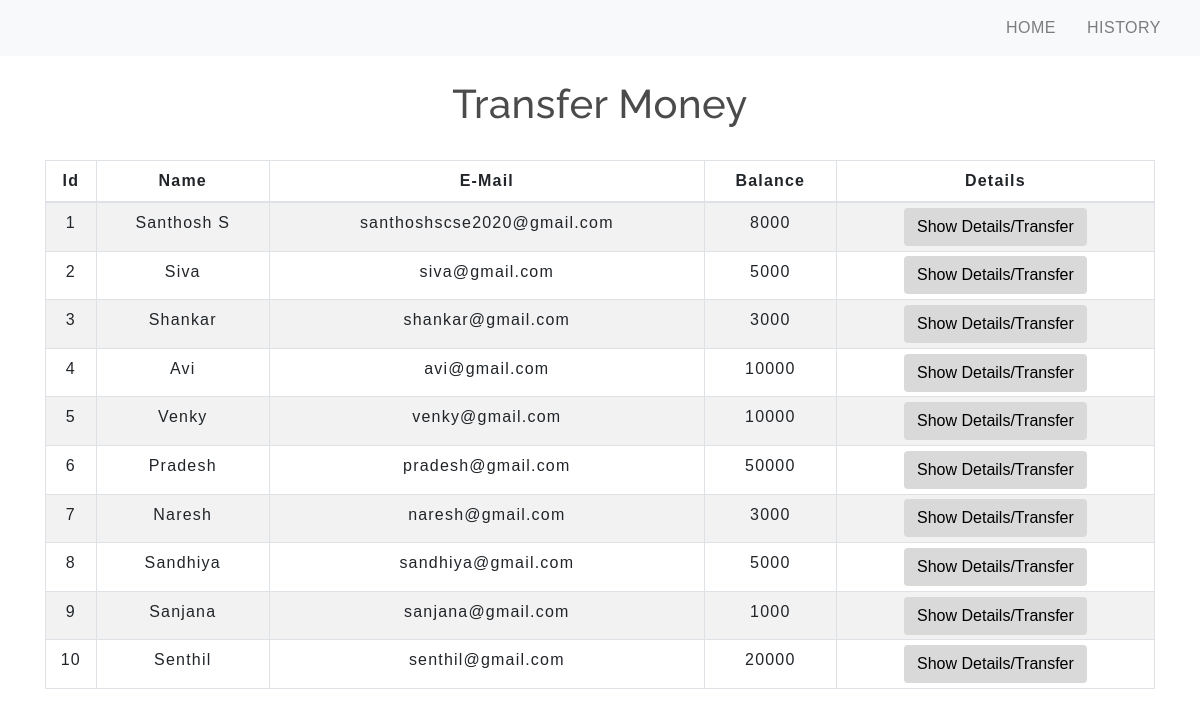
The app's page /transfermoney.php with its own data.
### tables this page shows
CREATE TABLE `users` (
  `id` int(5) NOT NULL,
  `name` text NOT NULL,
  `email` varchar(30) NOT NULL,
  `balance` int(8) NOT NULL
);

### transfermoney.php (the view, shortened to what this page needs)
<!DOCTYPE html>
<html lang="en">
<head>
    <link rel="stylesheet" href="https://maxcdn.bootstrapcdn.com/bootstrap/4.0.0/css/bootstrap.min.css">
    <link rel="stylesheet" type="text/css" href="css/table.css">
    <link rel="stylesheet" type="text/css" href="css/navbar.css">
</head>
<body>
<?php
    include 'config.php';
    $sql = "SELECT * FROM users";
    $result = mysqli_query($conn,$sql);
?>
<?php
  include 'navbar.php';
?>
<div class="container">
        <h2 class="text-center pt-4">Transfer Money</h2>
        <br>
            <div class="row">
                <div class="col">
                    <div class="table-responsive-sm">
                    <table class="table table-hover table-sm table-striped table-condensed table-bordered">
                        <thead>
                            <tr>
                            <th scope="col" class="text-center py-2">Id</th>
                            <th scope="col" class="text-center py-2">Name</th>
                            <th scope="col" class="text-center py-2">E-Mail</th>
                            <th scope="col" class="text-center py-2">Balance</th>
                            <th scope="col" class="text-center py-2">Details</th>
                            </tr>
                        </thead>
                        <tbody>
                <?php
                    while($rows=mysqli_fetch_assoc($result)){
                ?>
                    <tr>
                        <td class="py-2"><?php echo $rows['id'] ?></td>
                        <td class="py-2"><?php echo $rows['name']?></td>
                        <td class="py-2"><?php echo $rows['email']?></td>
                        <td class="py-2"><?php echo $rows['balance']?></td>
                        <td><a href="selecteduserdetail.php?id= <?php echo $rows['id'] ;?>"> <button type="button" class="btn">Show Details/Transfer</button></a></td>
                    </tr>
                <?php
                    }
                ?>
                        </tbody>
                    </table>
                    </div>
                </div>
            </div>
         </div>
</body>
</html>

### navbar.php (shortened to what this page needs)
<nav class="navbar navbar-expand-md navbar-light bg-light">
      <div class="collapse navbar-collapse" id="collapsibleNavbar">
            <ul class="navbar-nav ml-auto">
              <li class="nav-item">
                <a class="nav-link" href="index.php">HOME</a>
              </li>
              <li class="nav-item">
                <a class="nav-link" href="transactionhistory.php">HISTORY</a>
              </li>
          </div>
       </nav>

### css/table.css (style rules this page uses)
* { padding: 0; margin: 0; box-sizing: border-box; font-family: sans-serif; }
h2 { font-size: 40px; }
table { letter-spacing: 1.2px; }
td { text-align: center; }
button { border: none; background: #d9d9d9; transition: 1s; }

### css/navbar.css (style rules this page uses)
.nav-link { margin-right: 15px; color: #2F363F; letter-spacing: 0.5px; transition: 0.5s; }
h2 { color: #4C4B4B; letter-spacing: 0.5px; font-family: raleway; }

### transfermoney.php (style rules this page uses)
button { transition: 1.5s; }

### records on screen
users: id "1", name "Santhosh S", email "santhoshscse2020@gmail.com", balance "8000"
users: id "2", name "Siva", email "siva@gmail.com", balance "5000"
users: id "3", name "Shankar", email "shankar@gmail.com", balance "3000"
users: id "4", name "Avi", email "avi@gmail.com", balance "10000"
users: id "5", name "Venky", email "venky@gmail.com", balance "10000"
users: id "6", name "Pradesh", email "pradesh@gmail.com", balance "50000"
users: id "7", name "Naresh", email "naresh@gmail.com", balance "3000"
users: id "8", name "Sandhiya", email "sandhiya@gmail.com", balance "5000"
users: id "9", name "Sanjana", email "sanjana@gmail.com", balance "1000"
users: id "10", name "Senthil", email "senthil@gmail.com", balance "20000"
